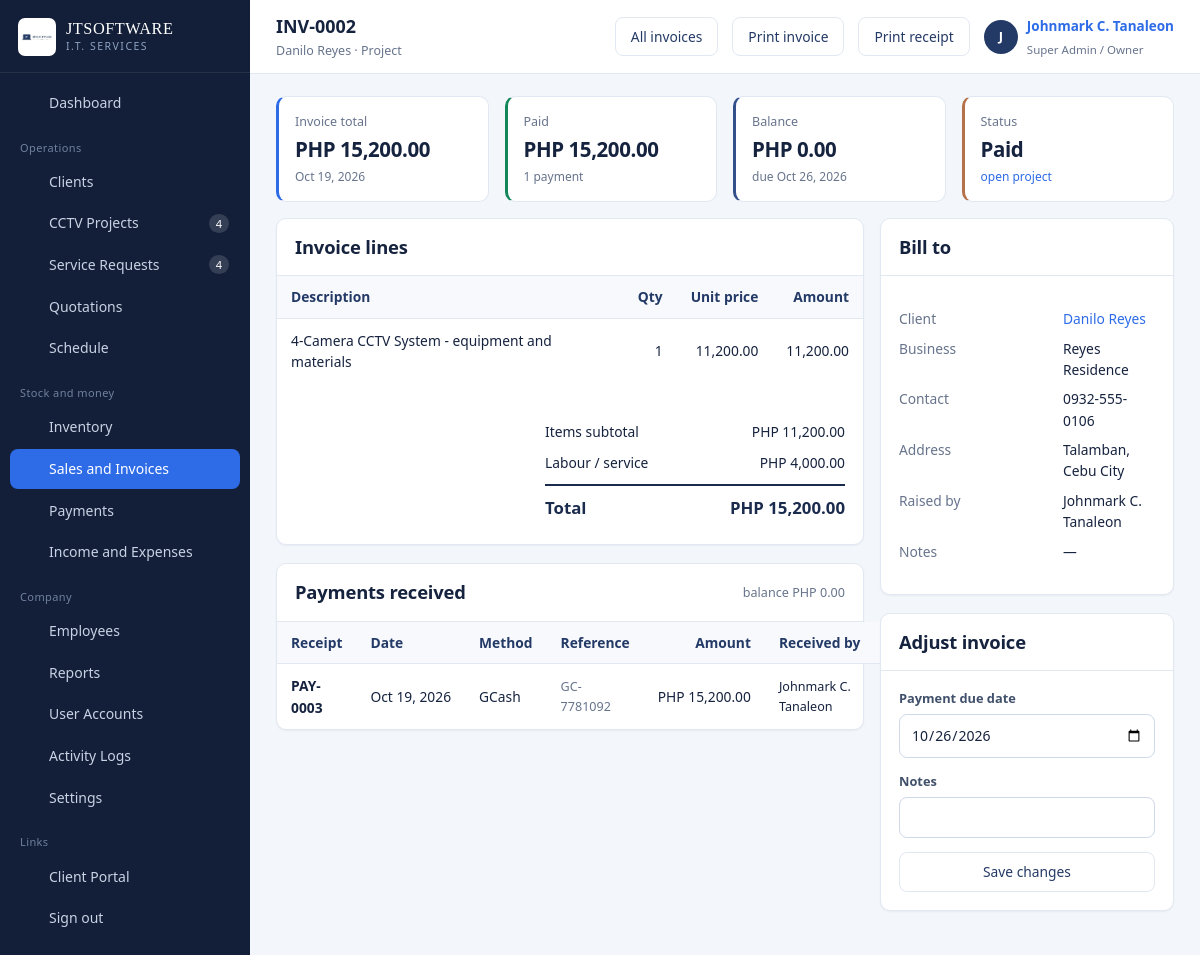
The page /sale_view.php?id=2 (signed in) on the database its author committed.
### tables this page shows
CREATE TABLE sales (
  id             INT AUTO_INCREMENT PRIMARY KEY,
  invoice_no     VARCHAR(20) NOT NULL UNIQUE,
  client_id      INT NOT NULL,
  reference_type ENUM('Project','Service','Quotation','Walk-in') NOT NULL DEFAULT 'Walk-in',
  reference_id   INT DEFAULT NULL,
  sale_date      DATE NOT NULL,
  due_date       DATE DEFAULT NULL,
  items_total    DECIMAL(12,2) NOT NULL DEFAULT 0,
  labor_charge   DECIMAL(12,2) NOT NULL DEFAULT 0,
  discount       DECIMAL(12,2) NOT NULL DEFAULT 0,
  tax            DECIMAL(12,2) NOT NULL DEFAULT 0,
  total_amount   DECIMAL(12,2) NOT NULL DEFAULT 0,
  amount_paid    DECIMAL(12,2) NOT NULL DEFAULT 0,
  balance        DECIMAL(12,2) NOT NULL DEFAULT 0,
  status         ENUM('Unpaid','Partial','Paid','Cancelled') NOT NULL DEFAULT 'Unpaid',
  notes          TEXT DEFAULT NULL,
  created_by     INT DEFAULT NULL,
  created_at     DATETIME NOT NULL DEFAULT CURRENT_TIMESTAMP,
  INDEX idx_sale_client (client_id),
  INDEX idx_sale_status (status),
  INDEX idx_sale_date (sale_date),
  CONSTRAINT fk_sale_client FOREIGN KEY (client_id) REFERENCES clients(id) ON DELETE CASCADE
);

CREATE TABLE sale_items (
  id          INT AUTO_INCREMENT PRIMARY KEY,
  sale_id     INT NOT NULL,
  product_id  INT DEFAULT NULL,
  description VARCHAR(200) NOT NULL,
  quantity    DECIMAL(10,2) NOT NULL DEFAULT 1,
  unit_price  DECIMAL(12,2) NOT NULL DEFAULT 0,
  line_total  DECIMAL(12,2) NOT NULL DEFAULT 0,
  CONSTRAINT fk_si_sale FOREIGN KEY (sale_id) REFERENCES sales(id) ON DELETE CASCADE,
  CONSTRAINT fk_si_prod FOREIGN KEY (product_id) REFERENCES products(id) ON DELETE SET NULL
);

CREATE TABLE payments (
  id           INT AUTO_INCREMENT PRIMARY KEY,
  payment_no   VARCHAR(20) NOT NULL UNIQUE,
  sale_id      INT NOT NULL,
  client_id    INT NOT NULL,
  amount       DECIMAL(12,2) NOT NULL,
  payment_date DATE NOT NULL,
  method       ENUM('Cash','GCash','Bank Transfer','Cheque','Card','Other') NOT NULL DEFAULT 'Cash',
  reference_no VARCHAR(60) DEFAULT NULL,
  received_by  INT DEFAULT NULL,
  notes        VARCHAR(255) DEFAULT NULL,
  created_at   DATETIME NOT NULL DEFAULT CURRENT_TIMESTAMP,
  INDEX idx_pay_sale (sale_id),
  INDEX idx_pay_date (payment_date),
  CONSTRAINT fk_pay_sale FOREIGN KEY (sale_id) REFERENCES sales(id) ON DELETE CASCADE,
  CONSTRAINT fk_pay_client FOREIGN KEY (client_id) REFERENCES clients(id) ON DELETE CASCADE
);

CREATE TABLE users (
  id            INT AUTO_INCREMENT PRIMARY KEY,
  role_id       INT NOT NULL,
  full_name     VARCHAR(120) NOT NULL,
  username      VARCHAR(60)  NOT NULL UNIQUE,
  email         VARCHAR(120) DEFAULT NULL,
  phone         VARCHAR(40)  DEFAULT NULL,
  password_hash VARCHAR(255) NOT NULL,
  status        ENUM('active','inactive') NOT NULL DEFAULT 'active',
  last_login    DATETIME DEFAULT NULL,
  created_at    DATETIME NOT NULL DEFAULT CURRENT_TIMESTAMP,
  INDEX idx_users_role (role_id),
  CONSTRAINT fk_users_role FOREIGN KEY (role_id) REFERENCES roles(id)
);

CREATE TABLE clients (
  id             INT AUTO_INCREMENT PRIMARY KEY,
  client_code    VARCHAR(20)  NOT NULL UNIQUE,
  full_name      VARCHAR(140) NOT NULL,
  business_name  VARCHAR(140) DEFAULT NULL,
  client_type    ENUM('Residential','Commercial','Corporate') NOT NULL DEFAULT 'Residential',
  contact_number VARCHAR(40)  DEFAULT NULL,
  email          VARCHAR(120) DEFAULT NULL,
  address        VARCHAR(255) DEFAULT NULL,
  portal_username VARCHAR(60) DEFAULT NULL UNIQUE,
  portal_password VARCHAR(255) DEFAULT NULL,
  portal_enabled TINYINT(1) NOT NULL DEFAULT 0,
  notes          TEXT DEFAULT NULL,
  status         ENUM('active','inactive') NOT NULL DEFAULT 'active',
  created_at     DATETIME NOT NULL DEFAULT CURRENT_TIMESTAMP,
  INDEX idx_clients_name (full_name),
  INDEX idx_clients_type (client_type)
);

### config/config.php (called while the page is built, shortened)
<?php
require_once __DIR__ . '/database.php';
function base_url(string $path = ''): string
{
    static $base = null;
    if ($base === null) {
        $script = str_replace('\\', '/', dirname($_SERVER['SCRIPT_NAME'] ?? '/'));
        $base = rtrim($script, '/');
    }
    return $base . '/' . ltrim($path, '/');
}
function setting(string $key, string $default = ''): string
{
    static $cache = null;
    if ($cache === null) {
        $cache = [];
        foreach (all('SELECT setting_key, setting_value FROM settings') as $r) {
            $cache[$r['setting_key']] = (string)$r['setting_value'];
        }
    }
    return $cache[$key] ?? $default;
}
function e($value): string
{
    return htmlspecialchars((string)$value, ENT_QUOTES, 'UTF-8');
}
function money($amount, bool $symbol = true): string
{
    $txt = number_format((float)$amount, 2);
    return $symbol ? setting('currency_symbol', 'PHP ') . $txt : $txt;
}
function fdate($date, string $format = 'M d, Y'): string
{
    return date($format, strtotime((string)$date));
}
function input(string $key, $default = null)
{
    $v = $_POST[$key] ?? $_GET[$key] ?? $default;
    return is_string($v) ? trim($v) : $v;
}

### config/database.php (called while the page is built, shortened)
<?php
function db(): PDO
{
    static $pdo = null;
    if ($pdo === null) {
        $dsn = 'mysql:host=' . DB_HOST . ';port=' . DB_PORT . ';dbname=' . DB_NAME . ';charset=utf8mb4';
        try {
            $pdo = new PDO($dsn, DB_USER, DB_PASS, [
                PDO::ATTR_ERRMODE            => PDO::ERRMODE_EXCEPTION,
                PDO::ATTR_DEFAULT_FETCH_MODE => PDO::FETCH_ASSOC,
                PDO::ATTR_EMULATE_PREPARES   => false,
            ]);
        } catch (PDOException $e) {
            http_response_code(500);
            echo '<div style="font:15px/1.6 system-ui;max-width:640px;margin:80px auto;padding:28px;'
               . 'border:1px solid #E3E8F0;border-radius:10px">'
               . '<h2 style="margin:0 0 10px;color:#16233F">Cannot reach the database</h2>'
               . '<p style="color:#475569">Start MySQL in the XAMPP control panel, then import '
               . '<code>database/jtsoftware_db.sql</code> through phpMyAdmin.</p>'
               . '<p style="color:#94A3B8;font-size:13px">' . htmlspecialchars($e->getMessage()) . '</p></div>';
            exit;
        }
    }
    return $pdo;
}
function q(string $sql, array $params = []): PDOStatement
{
    $st = db()->prepare($sql);
    $st->execute($params);
    return $st;
}
function one(string $sql, array $params = [])
{
    $row = q($sql, $params)->fetch();
    return $row === false ? null : $row;
}
function all(string $sql, array $params = []): array
{
    return q($sql, $params)->fetchAll();
}

### includes/auth.php (called while the page is built, shortened)
<?php
require_once __DIR__ . '/../config/config.php';
function can(string $code): bool
{
    if ((int)$_SESSION['user']['role_id'] === 1) {
        return true;
    }
    return in_array($code, user_permissions(), true);
}

### sale_view.php (the view, shortened to what this page needs)
<?php
require_once __DIR__ . '/includes/auth.php';
$id = (int)input('id', 0);
$sale = one('SELECT s.*, c.full_name, c.business_name, c.address, c.contact_number, c.email, c.client_code,
                    u.full_name AS created_by_name
             FROM sales s JOIN clients c ON c.id = s.client_id
             LEFT JOIN users u ON u.id = s.created_by WHERE s.id = ?', [$id]);
$items    = all('SELECT * FROM sale_items WHERE sale_id = ? ORDER BY id', [$id]);
$payments = all('SELECT p.*, u.full_name AS receiver FROM payments p LEFT JOIN users u ON u.id = p.received_by
                 WHERE p.sale_id = ? ORDER BY p.payment_date, p.id', [$id]);
$sourceLink = '';
if ($sale['reference_type'] === 'Project' && $sale['reference_id']) {
    $sourceLink = '<a href="project_view.php?id=' . (int)$sale['reference_id'] . '">open project</a>';
} elseif ($sale['reference_type'] === 'Quotation' && $sale['reference_id']) {
    $sourceLink = '<a href="quotation_print.php?id=' . (int)$sale['reference_id'] . '">open quotation</a>';
}
$pageActions = '<a class="btn btn-outline" href="' . e(base_url('sales.php')) . '">All invoices</a>'
             . ' <a class="btn btn-outline" href="' . e(base_url('invoice_print.php?id=' . $id)) . '">Print invoice</a>';
if ((float)$sale['amount_paid'] > 0) {
    $pageActions .= ' <a class="btn btn-outline" href="' . e(base_url('invoice_print.php?id=' . $id . '&type=receipt')) . '">Print receipt</a>';
}
include __DIR__ . '/includes/header.php';
?>
<div class="grid grid-4" style="margin-bottom:16px">
  <div class="stat is-blue"><div class="label">Invoice total</div><div class="value sm"><?= money($sale['total_amount']) ?></div>
    <div class="foot"><?= fdate($sale['sale_date']) ?></div></div>
  <div class="stat is-ok"><div class="label">Paid</div><div class="value sm"><?= money($sale['amount_paid']) ?></div>
    <div class="foot"><?= count($payments) ?> payment<?= count($payments) === 1 ? '' : 's' ?></div></div>
  <div class="stat <?= $sale['balance'] > 0 ? 'is-danger' : '' ?>"><div class="label">Balance</div>
    <div class="value sm"><?= money($sale['balance']) ?></div><div class="foot">due <?= fdate($sale['due_date']) ?></div></div>
  <div class="stat is-copper"><div class="label">Status</div><div class="value sm"><?= e($sale['status']) ?></div>
    <div class="foot"><?= $sourceLink ?: e($sale['reference_type']) ?></div></div>
</div>
<div class="grid grid-sidebar">
  <div>
    <div class="card">
      <div class="card-head"><h2>Invoice lines</h2></div>
      <div class="card-body tight">
        <?php if (!$items): ?>
          <div class="empty">This invoice has no item lines — only a labour or service charge.</div>
        <?php else: ?>
        <div class="table-wrap"><table class="data">
          <thead><tr><th>Description</th><th class="num">Qty</th><th class="num">Unit price</th><th class="num">Amount</th></tr></thead>
          <tbody>
          <?php foreach ($items as $it): ?>
            <tr><td><?= e($it['description']) ?></td>
                <td class="num"><?= rtrim(rtrim(number_format((float)$it['quantity'], 2), '0'), '.') ?></td>
                <td class="num"><?= money($it['unit_price'], false) ?></td>
                <td class="num"><?= money($it['line_total'], false) ?></td></tr>
          <?php endforeach; ?>
          </tbody>
        </table></div>
        <?php endif; ?>
        <div class="card-body">
          <div class="doc-totals" style="width:300px">
            <div><span>Items subtotal</span><span><?= money($sale['items_total']) ?></span></div>
            <?php if ((float)$sale['labor_charge'] > 0): ?><div><span>Labour / service</span><span><?= money($sale['labor_charge']) ?></span></div><?php endif; ?>
            <div class="grand"><span>Total</span><span><?= money($sale['total_amount']) ?></span></div>
          </div>
        </div>
      </div>
    </div>
    <div class="card">
      <div class="card-head"><h2>Payments received</h2>
        <span class="spacer small muted">balance <?= money($sale['balance']) ?></span></div>
      <div class="card-body tight">
        <?php if (!$payments): ?>
          <div class="empty"><strong>No payments yet</strong>Record one on the right as soon as the client pays.</div>
        <?php else: ?>
        <table class="data">
          <thead><tr><th>Receipt</th><th>Date</th><th>Method</th><th>Reference</th><th class="num">Amount</th><th>Received by</th><th></th></tr></thead>
          <tbody>
          <?php foreach ($payments as $p): ?>
            <tr>
              <td class="row-main"><?= e($p['payment_no']) ?></td>
              <td class="nowrap"><?= fdate($p['payment_date']) ?></td>
              <td><?= e($p['method']) ?></td>
              <td class="small muted"><?= e($p['reference_no'] ?: '—') ?></td>
              <td class="num"><?= money($p['amount']) ?></td>
              <td class="small"><?= e($p['receiver'] ?: '—') ?></td>
              <td class="actions-cell">
                <?php if (can('sales.manage')): ?>
                  <form method="post" data-confirm="Void <?= e($p['payment_no']) ?>? The balance goes back up.">
                    <button class="linkbtn" type="submit">void</button></form>
                <?php endif; ?>
              </td>
            </tr>
          <?php endforeach; ?>
          </tbody>
        </table>
        <?php endif; ?>
      </div>
    </div>
  </div>
  <div>
    <div class="card">
      <div class="card-head"><h2>Bill to</h2></div>
      <div class="card-body">
        <dl class="dl">
          <dt>Client</dt><dd><a href="client_view.php?id=<?= (int)$sale['client_id'] ?>"><?= e($sale['full_name']) ?></a></dd>
          <dt>Business</dt><dd><?= e($sale['business_name'] ?: '—') ?></dd>
          <dt>Contact</dt><dd><?= e($sale['contact_number'] ?: '—') ?></dd>
          <dt>Address</dt><dd><?= e($sale['address'] ?: '—') ?></dd>
          <dt>Raised by</dt><dd><?= e($sale['created_by_name'] ?: '—') ?></dd>
          <dt>Notes</dt><dd><?= e($sale['notes'] ?: '—') ?></dd>
        </dl>
      </div>
    </div>
    <?php if (can('sales.manage') && $sale['status'] !== 'Cancelled'): ?>
    <div class="card">
      <div class="card-head"><h2>Adjust invoice</h2></div>
      <div class="card-body">
        <form method="post">
          <div class="field"><label>Payment due date</label>
            <input class="input" type="date" name="due_date" value="<?= e($sale['due_date']) ?>"></div>
          <div class="field"><label>Notes</label><input class="input" name="notes" value="<?= e($sale['notes']) ?>"></div>
          <button class="btn btn-outline btn-block" type="submit">Save changes</button>
        </form>
      </div>
    </div>
    <?php endif; ?>
  </div>
</div>
<?php include __DIR__ . '/includes/footer.php'; ?>

### rows shown on the page
sales: sale_date "Oct 19, 2026", amount_paid "PHP 15,200.00", balance "PHP 0.00", due_date "Oct 26, 2026", status "Paid", items_total "PHP 11,200.00", labor_charge "PHP 4,000.00", total_amount "PHP 15,200.00", client.full_name "Danilo Reyes", client.business_name "Reyes Residence", client.contact_number "0932-555-0106", client.address "Talamban, Cebu City", users.full_name "Johnmark C. Tanaleon", notes "—", due_date "10/26/2026"
sale_items: description "4-Camera CCTV System - equipment and materials", quantity "1", unit_price "11,200.00", line_total "11,200.00"
payments: payment_no "PAY-0003", payment_date "Oct 19, 2026", method "GCash", reference_no "GC-7781092", amount "PHP 15,200.00", users.full_name "Johnmark C. Tanaleon"

### other values the page prints
$label "Dashboard Clients CCTV Projects Service Requests Quotations Schedule Inventory Sales and Invoices Payments Income and Expenses Employees Reports User Accounts Activity Logs Settings"
$count "4 4"
$pageTitle "INV-0002"
$pageSub "Danilo Reyes · Project"
mb_substr($u['full_name'], 0, 1) "J"
$u['full_name'] "Johnmark C. Tanaleon"
$u['role_name'] "Super Admin / Owner"
money($sale['total_amount']) "PHP 15,200.00"
count($payments) "1"
